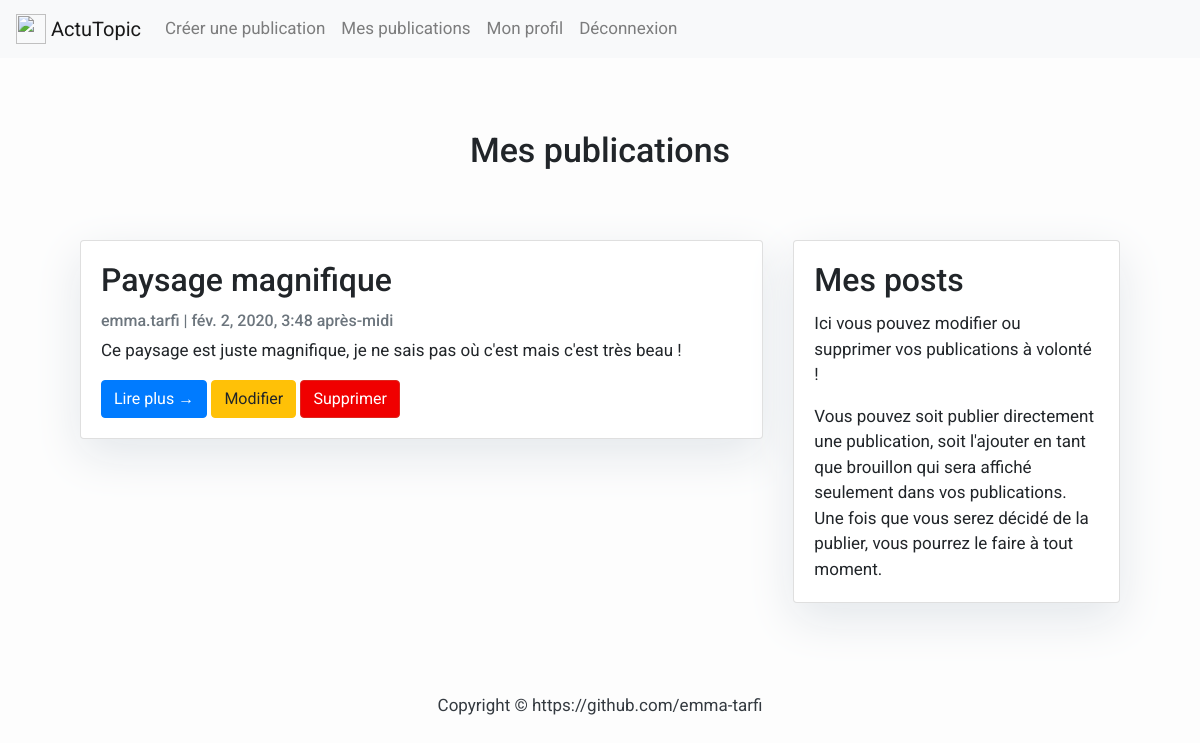
Screenshot of /mes-publications/ (signed in) with the database file from the repository.
### posts/models.py (models this page shows, shortened)
class Post(models.Model):
    title = models.CharField(max_length=200, unique=True)
    slug = models.SlugField(default='', max_length=500)
    author = models.ForeignKey(User, on_delete= models.CASCADE, related_name='blog_posts')
    image = models.ImageField(upload_to='images_posts/', blank=True)
    updated_on = models.DateTimeField(auto_now=True)
    content = models.TextField()
    created_on = models.DateTimeField(auto_now_add=True)
    status = models.IntegerField(choices=STATUS, default=0)
    class Meta:
        ordering = ['-created_on']

### posts/views.py (the view)
# urls.py: path('mes-publications/', MyPostListView.as_view(), name='my_posts'),
class MyPostListView(ListView):
    queryset_draft = Post.objects.filter(status=0).order_by('-created_on')
    queryset_published = Post.objects.filter(status=1).order_by('-created_on')
    template_name = 'posts/my_posts.html'
    model = Post
    form_class = PostForm

### templates/posts/my_posts.html
{% extends 'base.html' %}
{% load avatar_tags %}
{% block content %}
<div class="container">
<h1>Mes publications</h1>
    <div class="row">
        <div class="col-md-8 mt-3 left">
            {% for post in post_list %}
                {% if post.author == user %}
                    <div class="card mb-4">
                        <div class="card-body">
                            <h2 class="card-title">{{ post.title }}</h2>
                            <p class="card-text text-muted h6">{% avatar user id="user_avatar" %} {{ post.author }} | {{ post.created_on}} </p>
                            <p class="card-text">{{post.content|slice:":200" }}</p>
                            <a href="{% url 'my_posts_detail' post.pk post.slug  %}" class="btn btn-primary">Lire plus &rarr;</a>
                            <a href="{% url 'update' post.pk %}" class="btn btn-warning">Modifier</a>
                            <a href="{% url 'delete' post.pk %}" class="btn btn-danger">Supprimer</a>
                        </div>
                    </div>
                {% endif %}
            {% endfor %}
        </div>
        <div class="col-md-4 mt-3 right">
            <div class="card mb-4">
                <div class="card-body">
                    <h2 class="card-title">Mes posts</h2>
                    <p class="card-text">Ici vous pouvez modifier ou supprimer vos publications à volonté !</p>
                    <p class="card-text">Vous pouvez soit publier directement une publication, soit l'ajouter en tant que brouillon qui sera affiché seulement dans vos publications. Une fois que vous serez décidé de la publier, vous pourrez le faire à tout moment.</p>
                </div>
            </div>
        </div>
    </div>
</div>
{% endblock %}

### static/css/main.css (style rules this page uses)
html { color: #222; font-size: 1em; line-height: 1.4; }

### static/css/style.css (style rules this page uses)
body { font-family: "Roboto", sans-serif; font-size: 17px; background-color: #fdfdfd; }
h1 { padding-bottom: 30px; text-align: center; }
.btn-danger { color: #fff; background-color: #f00000; border-color: #dc281e; }
.card { box-shadow: 0 16px 48px #E3E7EB; }
.container { padding: 50px; margin: 0 auto; }

### rows the page displays
Post: title "Paysage magnifique", author "emma.tarfi", created_on "fév. 2, 2020, 3:48 après-midi", content "Ce paysage est juste magnifique, je ne sais pas où c'est mais c'est très beau !"
